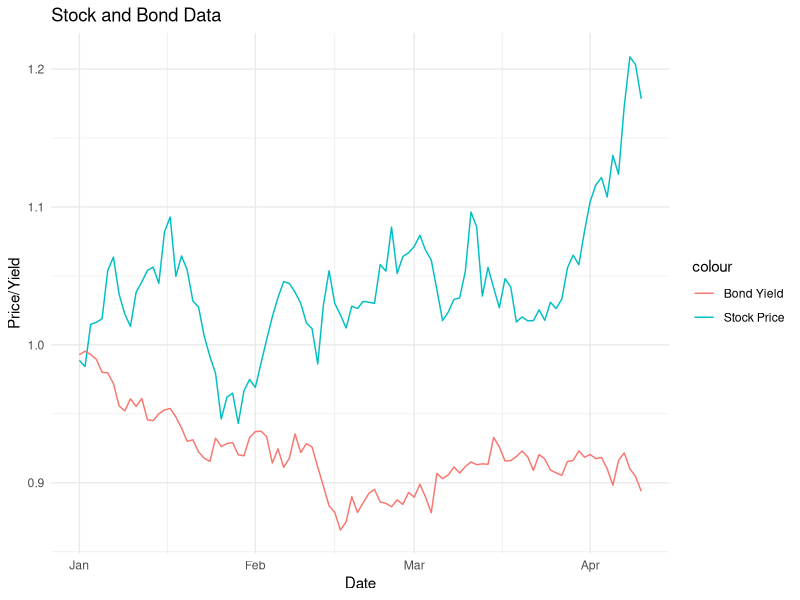
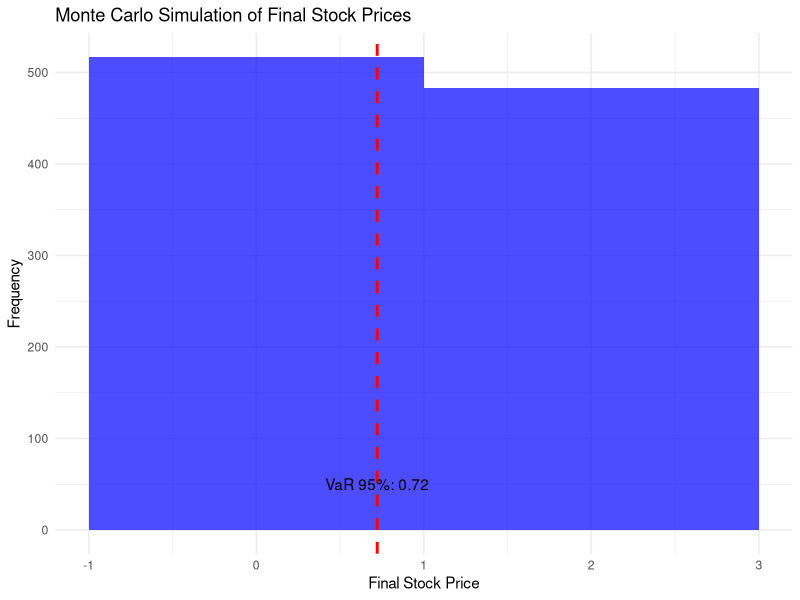
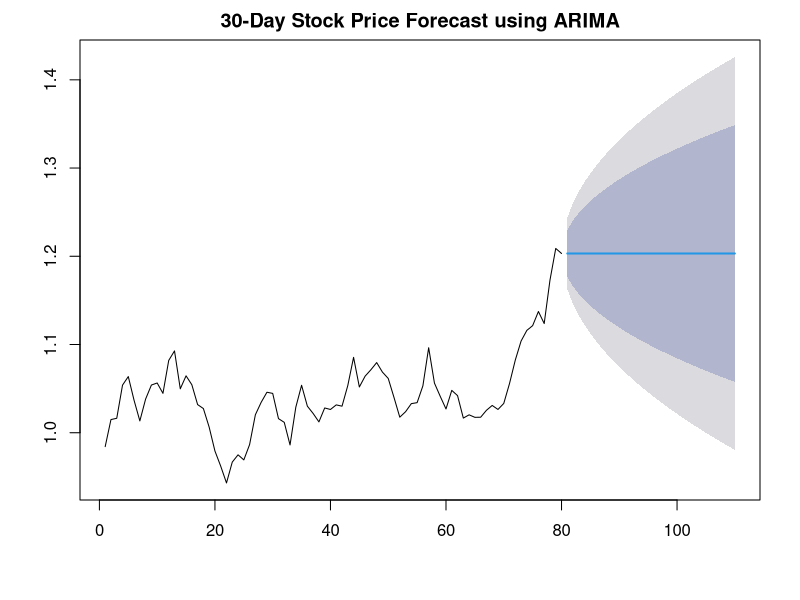
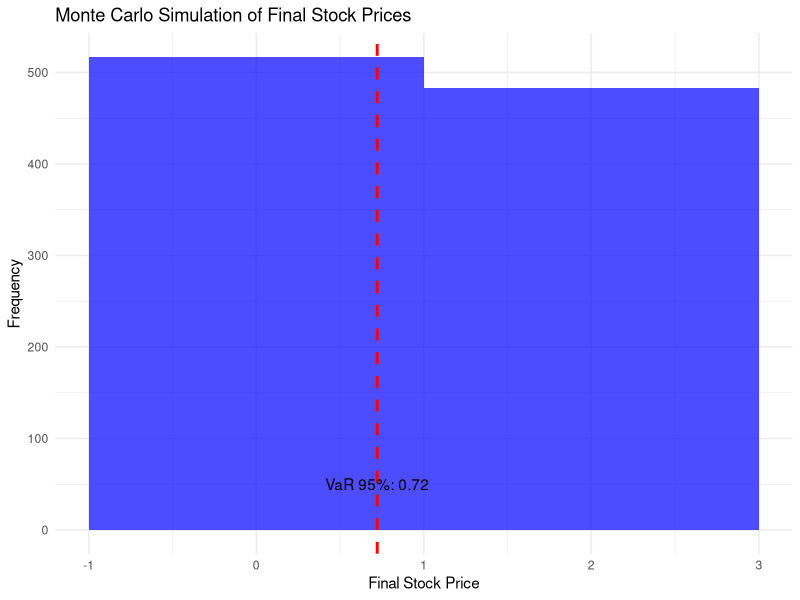

Source code (R) for these figures, in order:
# Load required libraries
library(ggplot2)
library(caret)
library(randomForest)
library(forecast)

# Set seed for reproducibility
set.seed(123)

# Phase 2: Data Collection and Preparation
# Generate synthetic stock and bond prices for 100 days
n <- 100
stock_prices <- cumprod(1 + rnorm(n, 0, 0.02))
bond_yields <- cumprod(1 + rnorm(n, 0, 0.01))

# Combine stock and bond prices into a data frame
data <- data.frame(
  Date = seq.Date(from = as.Date("2022-01-01"), by = "days", length.out = n),
  Stock_Price = stock_prices,
  Bond_Yield = bond_yields
)

# Phase 3: Exploratory Data Analysis (EDA)
# Plot stock and bond prices
ggplot(data, aes(x = Date)) +
  geom_line(aes(y = Stock_Price, color = "Stock Price")) +
  geom_line(aes(y = Bond_Yield, color = "Bond Yield")) +
  labs(title = "Stock and Bond Data", y = "Price/Yield") +
  theme_minimal()

# Phase 4: Model Building
# Prepare data for machine learning
data$Prev_Stock_Price <- c(NA, head(stock_prices, -1))
data$Prev_Bond_Yield <- c(NA, head(bond_yields, -1))
data <- na.omit(data)

# Split data into training and testing sets
trainIndex <- createDataPartition(data$Stock_Price, p = .8, list = FALSE)
dataTrain <- data[trainIndex,]
dataTest  <- data[-trainIndex,]

# Train a random forest model to predict stock prices
model <- randomForest(Stock_Price ~ Prev_Stock_Price + Prev_Bond_Yield, data = dataTrain)

# Make predictions
predictions <- predict(model, newdata = dataTest)

# Phase 5: Risk Assessment using Monte Carlo Simulation
n_simulations <- 1000
final_stock_prices <- numeric(n_simulations)

for (i in 1:n_simulations) {
  simulated_prices <- cumprod(1 + rnorm(n, 0, 0.02))
  final_stock_prices[i] <- tail(simulated_prices, 1)
}

# Calculate risk metrics: mean, standard deviation, and VaR at 95% confidence level
mean_final_price <- mean(final_stock_prices)
std_dev <- sd(final_stock_prices)
VaR_95 <- quantile(final_stock_prices, 0.05)

# Visualize the Monte Carlo Simulation results
ggplot(data.frame(Final_Stock_Prices = final_stock_prices), aes(x = Final_Stock_Prices)) +
  geom_histogram(binwidth = 2, fill = "blue", alpha = 0.7) +
  geom_vline(aes(xintercept = VaR_95), color = "red", linetype = "dashed", size = 1) +
  annotate("text", x = VaR_95, y = 50, label = paste("VaR 95%:", round(VaR_95, 2))) +
  labs(title = "Monte Carlo Simulation of Final Stock Prices", x = "Final Stock Price", y = "Frequency") +
  theme_minimal()

# Reset graphical parameters
dev.off() # Reset the graphical device
par(mfrow = c(1, 1), mar = c(5, 4, 2, 2))

# Fit an ARIMA model to the stock prices
arima_model <- auto.arima(dataTrain$Stock_Price)

# Forecast next 30 days
forecast_results <- forecast(arima_model, h = 30)

# Plot the forecast
plot(forecast_results, main = "30-Day Stock Price Forecast using ARIMA")
ggsave("my_plot.png")
